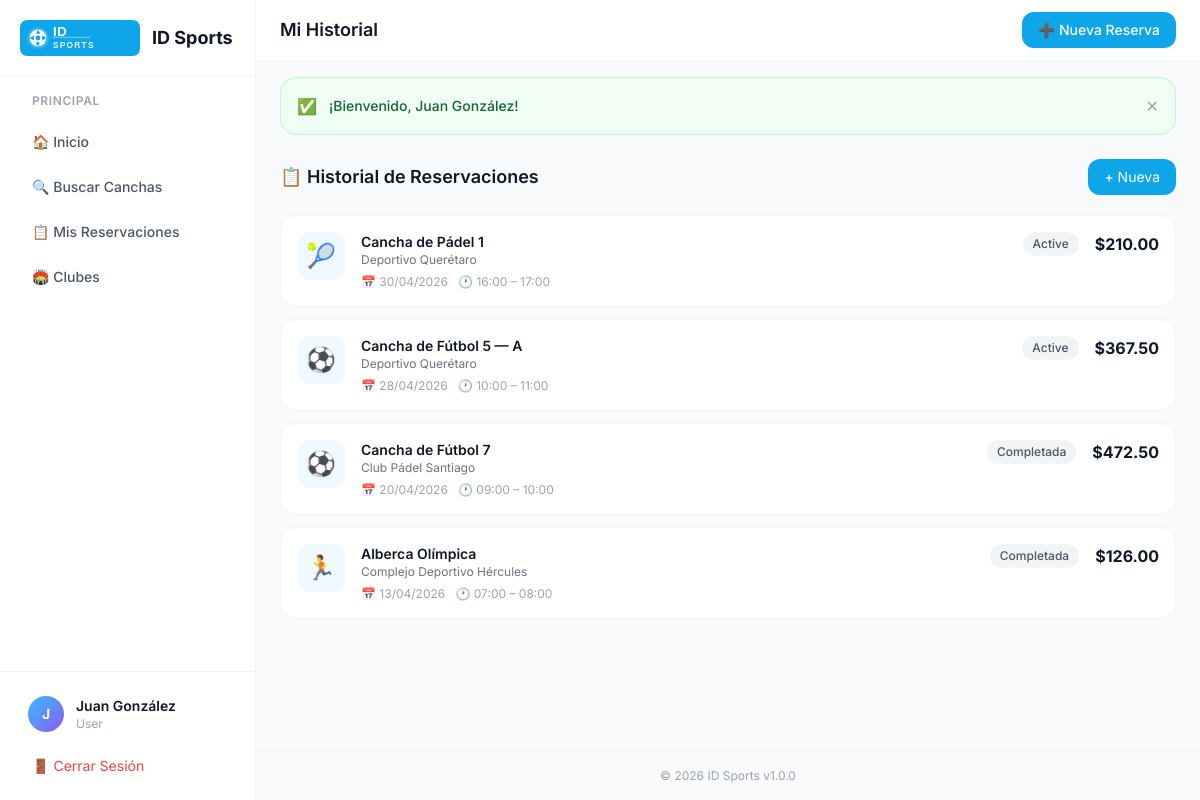
The page /reservations/history (signed in) on the database its author committed.
### tables this page shows
CREATE TABLE IF NOT EXISTS `reservations` (
  `id`              INT UNSIGNED NOT NULL AUTO_INCREMENT,
  `user_id`         INT UNSIGNED NOT NULL,
  `space_id`        INT UNSIGNED NOT NULL,
  `date`            DATE         NOT NULL,
  `start_time`      TIME         NOT NULL,
  `end_time`        TIME         NOT NULL,
  `num_people`      TINYINT UNSIGNED NOT NULL DEFAULT 1,
  `subtotal`        DECIMAL(10,2) NOT NULL DEFAULT 0.00,
  `service_fee`     DECIMAL(10,2) NOT NULL DEFAULT 0.00,
  `amenities_total` DECIMAL(10,2) NOT NULL DEFAULT 0.00,
  `discount`        DECIMAL(10,2) NOT NULL DEFAULT 0.00,
  `total`           DECIMAL(10,2) NOT NULL DEFAULT 0.00,
  `coupon_code`     VARCHAR(50)  DEFAULT NULL,
  `payment_method`  VARCHAR(50)  DEFAULT 'pending',
  `payment_status`  ENUM('pending','paid','failed','refunded') NOT NULL DEFAULT 'pending',
  `qr_code`         VARCHAR(500) DEFAULT NULL,
  `notes`           TEXT         DEFAULT NULL,
  `status`          ENUM('active','confirmed','completed','cancelled') NOT NULL DEFAULT 'active',
  `payment_ref`     VARCHAR(100) DEFAULT NULL,
  `created_at`      DATETIME     NOT NULL DEFAULT CURRENT_TIMESTAMP,
  `updated_at`      DATETIME     NOT NULL DEFAULT CURRENT_TIMESTAMP ON UPDATE CURRENT_TIMESTAMP,
  PRIMARY KEY (`id`),
  KEY `idx_user` (`user_id`),
  KEY `idx_space_date` (`space_id`, `date`),
  CONSTRAINT `fk_res_user`  FOREIGN KEY (`user_id`)  REFERENCES `users`  (`id`),
  CONSTRAINT `fk_res_space` FOREIGN KEY (`space_id`) REFERENCES `spaces` (`id`)
);

CREATE TABLE IF NOT EXISTS `spaces` (
  `id`             INT UNSIGNED NOT NULL AUTO_INCREMENT,
  `club_id`        INT UNSIGNED NOT NULL,
  `name`           VARCHAR(120) NOT NULL,
  `description`    TEXT         DEFAULT NULL,
  `sport_type`     VARCHAR(80)  NOT NULL DEFAULT 'other',
  `capacity`       SMALLINT     DEFAULT 2,
  `price_per_hour` DECIMAL(10,2) NOT NULL DEFAULT 0.00,
  `photo`          VARCHAR(255) DEFAULT NULL,
  `status`         ENUM('active','inactive','maintenance') NOT NULL DEFAULT 'active',
  `created_at`     DATETIME     NOT NULL DEFAULT CURRENT_TIMESTAMP,
  PRIMARY KEY (`id`),
  KEY `idx_club` (`club_id`),
  CONSTRAINT `fk_space_club` FOREIGN KEY (`club_id`) REFERENCES `clubs` (`id`) ON DELETE CASCADE
);

CREATE TABLE IF NOT EXISTS `clubs` (
  `id`             INT UNSIGNED NOT NULL AUTO_INCREMENT,
  `owner_id`       INT UNSIGNED NOT NULL,
  `name`           VARCHAR(160) NOT NULL,
  `description`    TEXT         DEFAULT NULL,
  `address`        VARCHAR(255) DEFAULT NULL,
  `city`           VARCHAR(100) DEFAULT 'Querétaro',
  `state`          VARCHAR(100) DEFAULT 'Querétaro',
  `phone`          VARCHAR(20)  DEFAULT NULL,
  `email`          VARCHAR(180) DEFAULT NULL,
  `website`        VARCHAR(255) DEFAULT NULL,
  `whatsapp`       VARCHAR(20)  DEFAULT NULL,
  `logo`           VARCHAR(255) DEFAULT NULL,
  `cover_image`    VARCHAR(255) DEFAULT NULL,
  `commission_pct` DECIMAL(5,2) NOT NULL DEFAULT 10.00,
  `status`         ENUM('pending','active','suspended','rejected') NOT NULL DEFAULT 'pending',
  `created_at`     DATETIME     NOT NULL DEFAULT CURRENT_TIMESTAMP,
  `updated_at`     DATETIME     NOT NULL DEFAULT CURRENT_TIMESTAMP ON UPDATE CURRENT_TIMESTAMP,
  PRIMARY KEY (`id`),
  KEY `idx_owner` (`owner_id`),
  CONSTRAINT `fk_club_owner` FOREIGN KEY (`owner_id`) REFERENCES `users` (`id`)
);

### core/Controller.php (called while the page is built, shortened)
<?php
class Controller {
    protected function view($viewPath, $data = [], $layout = 'main') {
        View::render($viewPath, $data, $layout);
    }
}

### app/controllers/ReservationController.php (called while the page is built, shortened)
<?php
class ReservationController extends Controller {
    private $reservationModel;
    public function __construct() {
        $this->reservationModel = new ReservationModel();
    }
    public function history() {
        $userId = $_SESSION['user_id'];
        $reservations = $this->reservationModel->findByUser($userId);
        $monthlyStats = $this->reservationModel->getMonthlyStats($userId);
        $this->view('reservations/history', [
            'title' => 'Mi Historial',
            'reservations' => $reservations,
            'monthlyStats' => $monthlyStats,
        ]);
    }
}

### index.php (called while the page is built, shortened)
<?php
require_once ROOT . '/core/Model.php';
require_once ROOT . '/core/Controller.php';
$app = new App();

### core/Model.php (called while the page is built, shortened)
<?php
class Model {
    protected $pdo;
    public function __construct() {
        try {
            $dsn = "mysql:host=" . DB_HOST . ";dbname=" . DB_NAME . ";charset=" . DB_CHARSET;
            $options = [
                PDO::ATTR_ERRMODE => PDO::ERRMODE_EXCEPTION,
                PDO::ATTR_DEFAULT_FETCH_MODE => PDO::FETCH_ASSOC,
                PDO::ATTR_EMULATE_PREPARES => false,
            ];
            $this->pdo = new PDO($dsn, DB_USER, DB_PASS, $options);
        } catch (PDOException $e) {
            error_log('DB connection failed: ' . $e->getMessage());
            die(json_encode(['error' => 'Database connection failed. Please try again later.']));
        }
    }
    protected function query($sql, $params = []) {
        $stmt = $this->pdo->prepare($sql);
        $stmt->execute($params);
        return $stmt;
    }
    protected function findAll($sql, $params = []) {
        return $this->query($sql, $params)->fetchAll();
    }
}

### app/models/ReservationModel.php (called while the page is built, shortened)
<?php
class ReservationModel extends Model {
    public function findByUser($userId, $status = null) {
        $sql = "SELECT r.*, s.name as space_name, s.sport_type, c.name as club_name
                FROM reservations r
                LEFT JOIN spaces s ON r.space_id = s.id
                LEFT JOIN clubs c ON s.club_id = c.id
                WHERE r.user_id = ?";
        $params = [$userId];
        $sql .= " ORDER BY r.date DESC, r.start_time DESC";
        return $this->findAll($sql, $params);
    }
}

### app/views/reservations/history.php (the view, shortened to what this page needs)
<div class="space-y-5">
    <div class="flex items-center justify-between">
        <h2 class="text-lg font-semibold text-gray-900">📋 Historial de Reservaciones</h2>
        <a href="<?= BASE_URL ?>reservations/search" class="bg-sky-500 text-white text-sm px-4 py-2 rounded-xl hover:bg-sky-600 transition-all">+ Nueva</a>
    </div>
    <?php if (empty($reservations)): ?>
    <div class="bg-white rounded-2xl border border-gray-100 p-12 text-center">
        <p class="text-5xl mb-4">📭</p>
        <p class="text-gray-500">No tienes reservaciones aún</p>
        <a href="<?= BASE_URL ?>reservations/search" class="mt-4 inline-block bg-sky-500 text-white px-5 py-2 rounded-xl text-sm hover:bg-sky-600 transition-all">Buscar Canchas</a>
    </div>
    <?php else: ?>
    <div class="space-y-3">
        <?php foreach ($reservations as $r): ?>
        <div class="bg-white border border-gray-100 rounded-2xl p-4 flex items-start gap-4 hover:shadow-sm transition-all">
            <div class="w-12 h-12 rounded-xl bg-sky-50 flex items-center justify-center text-2xl flex-shrink-0">
                <?= in_array($r['sport_type'] ?? '', ['football']) ? '⚽' : ($r['sport_type'] === 'padel' ? '🎾' : '🏃') ?>
            </div>
            <div class="flex-1 min-w-0">
                <div class="flex items-start justify-between gap-2">
                    <div>
                        <p class="font-semibold text-gray-900 text-sm"><?= htmlspecialchars($r['space_name'] ?? '') ?></p>
                        <p class="text-xs text-gray-500"><?= htmlspecialchars($r['club_name'] ?? '') ?></p>
                    </div>
                    <?php
                    $statusColors = [
                        'pending' => 'bg-amber-100 text-amber-700',
                        'confirmed' => 'bg-green-100 text-green-700',
                        'cancelled' => 'bg-red-100 text-red-700',
                        'completed' => 'bg-gray-100 text-gray-600',
                    ];
                    $statusLabels = [
                        'pending' => 'Pendiente',
                        'confirmed' => 'Confirmada',
                        'cancelled' => 'Cancelada',
                        'completed' => 'Completada',
                    ];
                    $status = $r['status'] ?? 'pending';
                    ?>
                    <span class="flex-shrink-0 text-xs font-medium px-2.5 py-1 rounded-full <?= $statusColors[$status] ?? 'bg-gray-100 text-gray-600' ?>">
                        <?= $statusLabels[$status] ?? ucfirst($status) ?>
                    </span>
                </div>
                <p class="text-xs text-gray-400 mt-1.5">
                    📅 <?= date('d/m/Y', strtotime($r['date'])) ?> &nbsp;
                    🕐 <?= substr($r['start_time'], 0, 5) ?> – <?= substr($r['end_time'], 0, 5) ?>
                </p>
            </div>
            <div class="text-right flex-shrink-0">
                <p class="font-bold text-gray-900">$<?= number_format($r['total'], 2) ?></p>
            </div>
        </div>
        <?php endforeach; ?>
    </div>
    <?php endif; ?>
</div>

### app/views/layouts/main.php (style rules this page uses)
body { font-family: 'Inter', sans-serif; }

### rows shown on the page
reservations: space.name "Cancha de Pádel 1", clubs.name "Deportivo Querétaro", status "Active", date "30/04/2026", start_time "16:00", end_time "17:00", total "210.00"
reservations: space.name "Cancha de Fútbol 5 — A", clubs.name "Deportivo Querétaro", status "Active", date "28/04/2026", start_time "10:00", end_time "11:00", total "367.50"
reservations: space.name "Cancha de Fútbol 7", clubs.name "Club Pádel Santiago", status "Completada", date "20/04/2026", start_time "09:00", end_time "10:00", total "472.50"
reservations: space.name "Alberca Olímpica", clubs.name "Complejo Deportivo Hércules", status "Completada", date "13/04/2026", start_time "07:00", end_time "08:00", total "126.00"

### other values the page prints
substr($_SESSION['user_name'] ?? 'U', 0, 1) "J"
$_SESSION['user_name'] "Juan González"
$_SESSION['user_role'] "User"
$title "Mi Historial"
$_SESSION['flash']['message'] "¡Bienvenido, Juan González!"
APP_NAME "ID Sports"
APP_VERSION "1.0.0"
